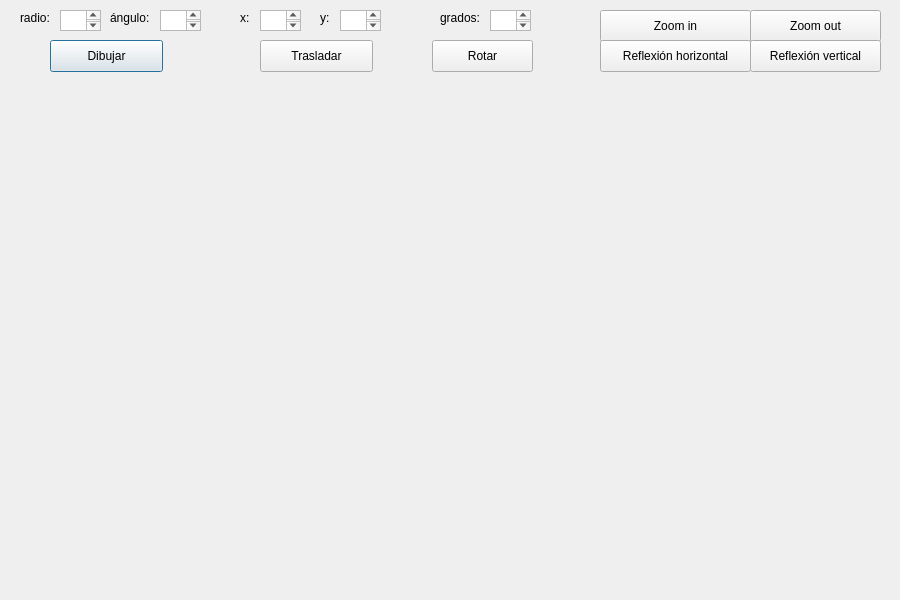
<?xml version="1.0" encoding="UTF-8"?>
<ui version="4.0">
 <class>Arcos</class>
 <widget class="QDialog" name="Arcos">
  <property name="geometry">
   <rect>
    <x>0</x>
    <y>0</y>
    <width>900</width>
    <height>600</height>
   </rect>
  </property>
  <property name="windowTitle">
   <string>Arcos</string>
  </property>
  <widget class="QLabel" name="label">
   <property name="geometry">
    <rect>
     <x>20</x>
     <y>10</y>
     <width>41</width>
     <height>16</height>
    </rect>
   </property>
   <property name="text">
    <string>radio:</string>
   </property>
  </widget>
  <widget class="QLabel" name="label_2">
   <property name="geometry">
    <rect>
     <x>110</x>
     <y>10</y>
     <width>51</width>
     <height>16</height>
    </rect>
   </property>
   <property name="text">
    <string>ángulo:</string>
   </property>
  </widget>
  <widget class="QTextEdit" name="boxRadio">
   <property name="geometry">
    <rect>
     <x>60</x>
     <y>10</y>
     <width>41</width>
     <height>21</height>
    </rect>
   </property>
  </widget>
  <widget class="QTextEdit" name="boxAngulo">
   <property name="geometry">
    <rect>
     <x>160</x>
     <y>10</y>
     <width>41</width>
     <height>21</height>
    </rect>
   </property>
  </widget>
  <widget class="QPushButton" name="pushButton">
   <property name="enabled">
    <bool>true</bool>
   </property>
   <property name="geometry">
    <rect>
     <x>50</x>
     <y>40</y>
     <width>113</width>
     <height>32</height>
    </rect>
   </property>
   <property name="text">
    <string>Dibujar</string>
   </property>
  </widget>
  <widget class="QLabel" name="label_3">
   <property name="geometry">
    <rect>
     <x>240</x>
     <y>10</y>
     <width>41</width>
     <height>16</height>
    </rect>
   </property>
   <property name="text">
    <string>x:</string>
   </property>
  </widget>
  <widget class="QTextEdit" name="boxXinicio">
   <property name="geometry">
    <rect>
     <x>260</x>
     <y>10</y>
     <width>41</width>
     <height>21</height>
    </rect>
   </property>
  </widget>
  <widget class="QLabel" name="label_4">
   <property name="geometry">
    <rect>
     <x>320</x>
     <y>10</y>
     <width>51</width>
     <height>16</height>
    </rect>
   </property>
   <property name="text">
    <string>y:</string>
   </property>
  </widget>
  <widget class="QTextEdit" name="boxYinicio">
   <property name="geometry">
    <rect>
     <x>340</x>
     <y>10</y>
     <width>41</width>
     <height>21</height>
    </rect>
   </property>
  </widget>
  <widget class="QPushButton" name="pushButton_2">
   <property name="geometry">
    <rect>
     <x>260</x>
     <y>40</y>
     <width>113</width>
     <height>32</height>
    </rect>
   </property>
   <property name="text">
    <string>Trasladar</string>
   </property>
  </widget>
  <widget class="QPushButton" name="pushButton_3">
   <property name="geometry">
    <rect>
     <x>432</x>
     <y>40</y>
     <width>101</width>
     <height>32</height>
    </rect>
   </property>
   <property name="text">
    <string>Rotar</string>
   </property>
  </widget>
  <widget class="QPushButton" name="pushButton_4">
   <property name="geometry">
    <rect>
     <x>600</x>
     <y>10</y>
     <width>151</width>
     <height>32</height>
    </rect>
   </property>
   <property name="text">
    <string>Zoom in</string>
   </property>
  </widget>
  <widget class="QPushButton" name="pushButton_5">
   <property name="geometry">
    <rect>
     <x>750</x>
     <y>10</y>
     <width>131</width>
     <height>32</height>
    </rect>
   </property>
   <property name="text">
    <string>Zoom out</string>
   </property>
  </widget>
  <widget class="QPushButton" name="pushButton_6">
   <property name="geometry">
    <rect>
     <x>600</x>
     <y>40</y>
     <width>151</width>
     <height>32</height>
    </rect>
   </property>
   <property name="text">
    <string>Reflexión horizontal</string>
   </property>
  </widget>
  <widget class="QPushButton" name="pushButton_7">
   <property name="geometry">
    <rect>
     <x>750</x>
     <y>40</y>
     <width>131</width>
     <height>32</height>
    </rect>
   </property>
   <property name="text">
    <string>Reflexión vertical</string>
   </property>
  </widget>
  <widget class="QTextEdit" name="boxGrados">
   <property name="geometry">
    <rect>
     <x>490</x>
     <y>10</y>
     <width>41</width>
     <height>21</height>
    </rect>
   </property>
  </widget>
  <widget class="QLabel" name="label_5">
   <property name="geometry">
    <rect>
     <x>440</x>
     <y>10</y>
     <width>51</width>
     <height>16</height>
    </rect>
   </property>
   <property name="text">
    <string>grados:</string>
   </property>
  </widget>
 </widget>
 <resources/>
 <connections/>
</ui>
